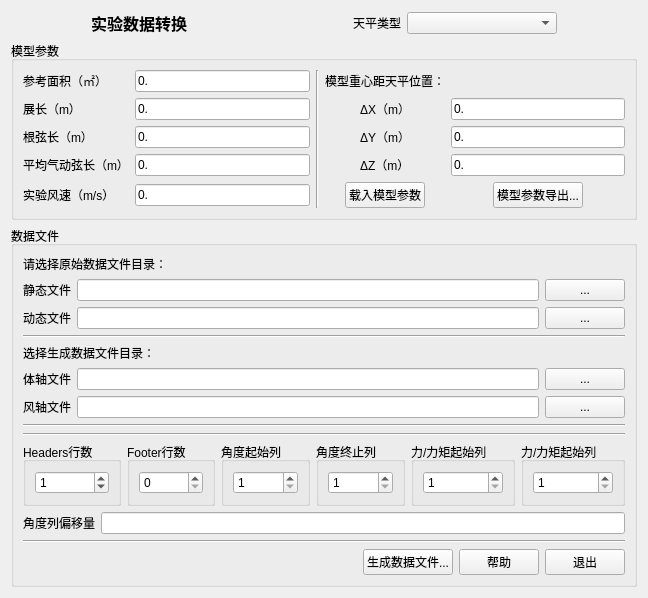
<?xml version="1.0" encoding="UTF-8"?>
<ui version="4.0">
 <author>LiuChao</author>
 <class>dataTransWidget</class>
 <widget class="QWidget" name="dataTransWidget">
  <property name="geometry">
   <rect>
    <x>0</x>
    <y>0</y>
    <width>606</width>
    <height>550</height>
   </rect>
  </property>
  <property name="windowTitle">
   <string>天平数据转换</string>
  </property>
  <layout class="QVBoxLayout" name="verticalLayout_2">
   <item>
    <layout class="QHBoxLayout" name="horizontalLayout_2">
     <item>
      <spacer name="horizontalSpacer_6">
       <property name="orientation">
        <enum>Qt::Horizontal</enum>
       </property>
       <property name="sizeHint" stdset="0">
        <size>
         <width>40</width>
         <height>20</height>
        </size>
       </property>
      </spacer>
     </item>
     <item>
      <widget class="QLabel" name="label_5">
       <property name="font">
        <font>
         <pointsize>12</pointsize>
         <weight>75</weight>
         <bold>true</bold>
         <kerning>true</kerning>
        </font>
       </property>
       <property name="text">
        <string>实验数据转换</string>
       </property>
      </widget>
     </item>
     <item>
      <spacer name="horizontalSpacer_4">
       <property name="orientation">
        <enum>Qt::Horizontal</enum>
       </property>
       <property name="sizeHint" stdset="0">
        <size>
         <width>40</width>
         <height>20</height>
        </size>
       </property>
      </spacer>
     </item>
     <item>
      <spacer name="horizontalSpacer_5">
       <property name="orientation">
        <enum>Qt::Horizontal</enum>
       </property>
       <property name="sizeHint" stdset="0">
        <size>
         <width>40</width>
         <height>20</height>
        </size>
       </property>
      </spacer>
     </item>
     <item>
      <widget class="QLabel" name="label_11">
       <property name="text">
        <string>天平类型</string>
       </property>
      </widget>
     </item>
     <item>
      <widget class="QComboBox" name="cbBalanceSty">
       <property name="minimumSize">
        <size>
         <width>150</width>
         <height>0</height>
        </size>
       </property>
       <property name="toolTip">
        <string>选择天平类型</string>
       </property>
       <property name="statusTip">
        <string/>
       </property>
      </widget>
     </item>
     <item>
      <spacer name="horizontalSpacer">
       <property name="orientation">
        <enum>Qt::Horizontal</enum>
       </property>
       <property name="sizeHint" stdset="0">
        <size>
         <width>40</width>
         <height>20</height>
        </size>
       </property>
      </spacer>
     </item>
    </layout>
   </item>
   <item>
    <layout class="QVBoxLayout" name="verticalLayout">
     <item>
      <widget class="QGroupBox" name="groupBox">
       <property name="title">
        <string>模型参数</string>
       </property>
       <layout class="QHBoxLayout" name="horizontalLayout">
        <item>
         <layout class="QGridLayout" name="gridLayout">
          <item row="1" column="0">
           <widget class="QLabel" name="label_2">
            <property name="text">
             <string>展长（m）</string>
            </property>
           </widget>
          </item>
          <item row="0" column="0">
           <widget class="QLabel" name="label">
            <property name="text">
             <string>参考面积（㎡）</string>
            </property>
           </widget>
          </item>
          <item row="0" column="1">
           <widget class="QLineEdit" name="txtModelArea">
            <property name="autoFillBackground">
             <bool>false</bool>
            </property>
            <property name="text">
             <string>0.</string>
            </property>
           </widget>
          </item>
          <item row="0" column="3">
           <widget class="QLabel" name="label_6">
            <property name="text">
             <string>模型重心距天平位置：</string>
            </property>
           </widget>
          </item>
          <item row="2" column="4">
           <widget class="QLineEdit" name="txtDeltaY">
            <property name="text">
             <string>0.</string>
            </property>
           </widget>
          </item>
          <item row="1" column="4">
           <widget class="QLineEdit" name="txtDeltaX">
            <property name="text">
             <string>0.</string>
            </property>
           </widget>
          </item>
          <item row="3" column="4">
           <widget class="QLineEdit" name="txtDeltaZ">
            <property name="text">
             <string>0.</string>
            </property>
           </widget>
          </item>
          <item row="1" column="3" alignment="Qt::AlignHCenter">
           <widget class="QLabel" name="label_7">
            <property name="text">
             <string>ΔX（m）</string>
            </property>
           </widget>
          </item>
          <item row="2" column="3" alignment="Qt::AlignHCenter">
           <widget class="QLabel" name="label_8">
            <property name="text">
             <string>ΔY（m）</string>
            </property>
           </widget>
          </item>
          <item row="3" column="3" alignment="Qt::AlignHCenter">
           <widget class="QLabel" name="label_9">
            <property name="text">
             <string>ΔZ（m）</string>
            </property>
           </widget>
          </item>
          <item row="1" column="1">
           <widget class="QLineEdit" name="txtModelSpan">
            <property name="text">
             <string>0.</string>
            </property>
           </widget>
          </item>
          <item row="4" column="0">
           <widget class="QLabel" name="label_4">
            <property name="text">
             <string>实验风速（m/s）</string>
            </property>
           </widget>
          </item>
          <item row="4" column="1">
           <widget class="QLineEdit" name="txtWindSpeed">
            <property name="text">
             <string>0.</string>
            </property>
           </widget>
          </item>
          <item row="3" column="0">
           <widget class="QLabel" name="label_3">
            <property name="text">
             <string>平均气动弦长（m）</string>
            </property>
           </widget>
          </item>
          <item row="3" column="1">
           <widget class="QLineEdit" name="txtModelRefChord">
            <property name="text">
             <string>0.</string>
            </property>
           </widget>
          </item>
          <item row="2" column="0">
           <widget class="QLabel" name="label_10">
            <property name="text">
             <string>根弦长（m）</string>
            </property>
           </widget>
          </item>
          <item row="2" column="1">
           <widget class="QLineEdit" name="txtModelRootChord">
            <property name="text">
             <string>0.</string>
            </property>
           </widget>
          </item>
          <item row="0" column="2" rowspan="5">
           <widget class="Line" name="line">
            <property name="orientation">
             <enum>Qt::Vertical</enum>
            </property>
           </widget>
          </item>
          <item row="4" column="4" alignment="Qt::AlignHCenter">
           <widget class="QPushButton" name="pbtnModelDataExport">
            <property name="text">
             <string>模型参数导出...</string>
            </property>
           </widget>
          </item>
          <item row="4" column="3" alignment="Qt::AlignHCenter">
           <widget class="QPushButton" name="pbtnModelDataInput">
            <property name="text">
             <string>载入模型参数</string>
            </property>
           </widget>
          </item>
         </layout>
        </item>
       </layout>
      </widget>
     </item>
     <item>
      <widget class="QGroupBox" name="groupBox_2">
       <property name="title">
        <string>数据文件</string>
       </property>
       <layout class="QVBoxLayout" name="verticalLayout_3">
        <item>
         <layout class="QGridLayout" name="gridLayout_2">
          <item row="6" column="2">
           <widget class="QLineEdit" name="txtAeroFile"/>
          </item>
          <item row="2" column="3">
           <widget class="QPushButton" name="pbtnDynamicFile">
            <property name="text">
             <string>...</string>
            </property>
           </widget>
          </item>
          <item row="1" column="2">
           <widget class="QLineEdit" name="txtStaticFile"/>
          </item>
          <item row="7" column="1" colspan="3">
           <widget class="Line" name="line_3">
            <property name="orientation">
             <enum>Qt::Horizontal</enum>
            </property>
           </widget>
          </item>
          <item row="6" column="3">
           <widget class="QPushButton" name="pbtnAeroFile">
            <property name="text">
             <string>...</string>
            </property>
           </widget>
          </item>
          <item row="0" column="1" colspan="3">
           <widget class="QLabel" name="label_16">
            <property name="text">
             <string>请选择原始数据文件目录：</string>
            </property>
           </widget>
          </item>
          <item row="2" column="2">
           <widget class="QLineEdit" name="txtDynamicFile"/>
          </item>
          <item row="5" column="1">
           <widget class="QLabel" name="label_13">
            <property name="text">
             <string>体轴文件</string>
            </property>
           </widget>
          </item>
          <item row="6" column="1">
           <widget class="QLabel" name="label_15">
            <property name="text">
             <string>风轴文件</string>
            </property>
           </widget>
          </item>
          <item row="1" column="3">
           <widget class="QPushButton" name="pbtnStaticFile">
            <property name="text">
             <string>...</string>
            </property>
           </widget>
          </item>
          <item row="5" column="3">
           <widget class="QPushButton" name="pbtnBodyFile">
            <property name="text">
             <string>...</string>
            </property>
           </widget>
          </item>
          <item row="2" column="1">
           <widget class="QLabel" name="label_14">
            <property name="text">
             <string>动态文件</string>
            </property>
           </widget>
          </item>
          <item row="1" column="1">
           <widget class="QLabel" name="label_12">
            <property name="text">
             <string>静态文件</string>
            </property>
           </widget>
          </item>
          <item row="5" column="2">
           <widget class="QLineEdit" name="txtBodyFile"/>
          </item>
          <item row="4" column="1" colspan="3">
           <widget class="QLabel" name="label_17">
            <property name="text">
             <string>选择生成数据文件目录：</string>
            </property>
           </widget>
          </item>
          <item row="3" column="1" colspan="3">
           <widget class="Line" name="line_2">
            <property name="orientation">
             <enum>Qt::Horizontal</enum>
            </property>
           </widget>
          </item>
         </layout>
        </item>
        <item>
         <widget class="Line" name="line_5">
          <property name="orientation">
           <enum>Qt::Horizontal</enum>
          </property>
         </widget>
        </item>
        <item>
         <layout class="QHBoxLayout" name="horizontalLayout_5">
          <item>
           <widget class="QGroupBox" name="groupBox_3">
            <property name="minimumSize">
             <size>
              <width>0</width>
              <height>0</height>
             </size>
            </property>
            <property name="title">
             <string>Headers行数</string>
            </property>
            <layout class="QHBoxLayout" name="horizontalLayout_10">
             <item>
              <widget class="QSpinBox" name="spbFileHeaderNums">
               <property name="sizePolicy">
                <sizepolicy hsizetype="Minimum" vsizetype="Fixed">
                 <horstretch>0</horstretch>
                 <verstretch>0</verstretch>
                </sizepolicy>
               </property>
               <property name="maximum">
                <number>10</number>
               </property>
               <property name="value">
                <number>1</number>
               </property>
              </widget>
             </item>
            </layout>
           </widget>
          </item>
          <item>
           <widget class="QGroupBox" name="groupBox_4">
            <property name="title">
             <string>Footer行数</string>
            </property>
            <layout class="QHBoxLayout" name="horizontalLayout_6">
             <item>
              <widget class="QSpinBox" name="spbFileFooterNums">
               <property name="maximum">
                <number>10</number>
               </property>
              </widget>
             </item>
            </layout>
           </widget>
          </item>
          <item>
           <widget class="QGroupBox" name="groupBox_7">
            <property name="title">
             <string>角度起始列</string>
            </property>
            <layout class="QHBoxLayout" name="horizontalLayout_9">
             <item>
              <widget class="QSpinBox" name="spbAngleStartCol">
               <property name="minimum">
                <number>1</number>
               </property>
               <property name="maximum">
                <number>10</number>
               </property>
              </widget>
             </item>
            </layout>
            <zorder>groupBox_3</zorder>
            <zorder>spbAngleStartCol</zorder>
           </widget>
          </item>
          <item>
           <widget class="QGroupBox" name="groupBox_6">
            <property name="title">
             <string>角度终止列</string>
            </property>
            <layout class="QHBoxLayout" name="horizontalLayout_8">
             <item>
              <widget class="QSpinBox" name="spbAngleEndCol">
               <property name="minimum">
                <number>1</number>
               </property>
               <property name="maximum">
                <number>10</number>
               </property>
              </widget>
             </item>
            </layout>
           </widget>
          </item>
          <item>
           <widget class="QGroupBox" name="groupBox_8">
            <property name="title">
             <string>力/力矩起始列</string>
            </property>
            <layout class="QHBoxLayout" name="horizontalLayout_7">
             <item>
              <widget class="QSpinBox" name="spbForceStartCol">
               <property name="minimum">
                <number>1</number>
               </property>
               <property name="maximum">
                <number>50</number>
               </property>
              </widget>
             </item>
            </layout>
           </widget>
          </item>
          <item>
           <widget class="QGroupBox" name="groupBox_5">
            <property name="title">
             <string>力/力矩起始列</string>
            </property>
            <layout class="QHBoxLayout" name="horizontalLayout_3">
             <item>
              <widget class="QSpinBox" name="spbForceEndCol">
               <property name="suffix">
                <string/>
               </property>
               <property name="prefix">
                <string/>
               </property>
               <property name="minimum">
                <number>1</number>
               </property>
               <property name="maximum">
                <number>50</number>
               </property>
              </widget>
             </item>
            </layout>
           </widget>
          </item>
         </layout>
        </item>
        <item>
         <layout class="QHBoxLayout" name="horizontalLayout_11">
          <item>
           <widget class="QLabel" name="label_18">
            <property name="text">
             <string>角度列偏移量</string>
            </property>
           </widget>
          </item>
          <item>
           <widget class="QLineEdit" name="txtColumnOffset"/>
          </item>
         </layout>
        </item>
        <item>
         <widget class="Line" name="line_4">
          <property name="orientation">
           <enum>Qt::Horizontal</enum>
          </property>
         </widget>
        </item>
        <item>
         <layout class="QHBoxLayout" name="horizontalLayout_4">
          <item>
           <spacer name="horizontalSpacer_2">
            <property name="orientation">
             <enum>Qt::Horizontal</enum>
            </property>
            <property name="sizeHint" stdset="0">
             <size>
              <width>40</width>
              <height>20</height>
             </size>
            </property>
           </spacer>
          </item>
          <item>
           <widget class="QPushButton" name="pbtnGenerateFile">
            <property name="text">
             <string>生成数据文件...</string>
            </property>
           </widget>
          </item>
          <item>
           <widget class="QPushButton" name="pbtnHelp">
            <property name="text">
             <string>帮助</string>
            </property>
           </widget>
          </item>
          <item>
           <widget class="QPushButton" name="pbtnExit">
            <property name="text">
             <string>退出</string>
            </property>
           </widget>
          </item>
         </layout>
        </item>
       </layout>
      </widget>
     </item>
    </layout>
   </item>
  </layout>
 </widget>
 <tabstops>
  <tabstop>cbBalanceSty</tabstop>
  <tabstop>txtModelArea</tabstop>
  <tabstop>txtModelSpan</tabstop>
  <tabstop>txtModelRootChord</tabstop>
  <tabstop>txtModelRefChord</tabstop>
  <tabstop>txtWindSpeed</tabstop>
  <tabstop>txtDeltaX</tabstop>
  <tabstop>txtDeltaY</tabstop>
  <tabstop>txtDeltaZ</tabstop>
  <tabstop>pbtnModelDataInput</tabstop>
  <tabstop>pbtnModelDataExport</tabstop>
  <tabstop>txtStaticFile</tabstop>
  <tabstop>pbtnStaticFile</tabstop>
  <tabstop>txtDynamicFile</tabstop>
  <tabstop>pbtnDynamicFile</tabstop>
  <tabstop>txtBodyFile</tabstop>
  <tabstop>pbtnBodyFile</tabstop>
  <tabstop>txtAeroFile</tabstop>
  <tabstop>pbtnAeroFile</tabstop>
  <tabstop>spbFileHeaderNums</tabstop>
  <tabstop>spbFileFooterNums</tabstop>
  <tabstop>spbAngleStartCol</tabstop>
  <tabstop>spbAngleEndCol</tabstop>
  <tabstop>spbForceStartCol</tabstop>
  <tabstop>spbForceEndCol</tabstop>
  <tabstop>txtColumnOffset</tabstop>
  <tabstop>pbtnGenerateFile</tabstop>
  <tabstop>pbtnHelp</tabstop>
  <tabstop>pbtnExit</tabstop>
 </tabstops>
 <resources/>
 <connections>
  <connection>
   <sender>pbtnExit</sender>
   <signal>clicked()</signal>
   <receiver>dataTransWidget</receiver>
   <slot>close()</slot>
   <hints>
    <hint type="sourcelabel">
     <x>535</x>
     <y>557</y>
    </hint>
    <hint type="destinationlabel">
     <x>556</x>
     <y>470</y>
    </hint>
   </hints>
  </connection>
 </connections>
</ui>
